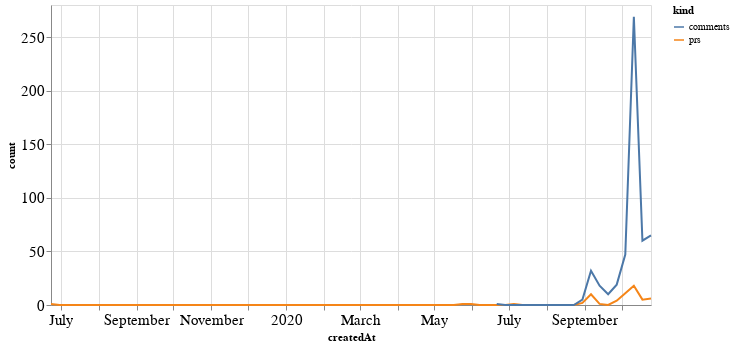

Notebook code for this chart:
### Code cell
alt.Chart(total_time, width=600).mark_line().encode(
    x='createdAt',
    y='count',
    color='kind'
)

### Figure 1 — Vega-Lite specification as saved in the notebook (floating-point values rounded to 4 significant figures; data arrays with more than 128 entries replaced by an {"elided": "..."} marker saying what was removed)
{"config": {"axisLeft": {"labelFontSize": 15}, "axisBottom": {"labelFontSize": 15}}, "data": {"name": "data-9036f9bceb8889763d204f062dbb0a08"}, "mark": "line", "encoding": {"color": {"type": "nominal", "field": "kind"}, "x": {"type": "temporal", "field": "createdAt"}, "y": {"type": "quantitative", "field": "count"}}, "width": 600, "$schema": "https://vega.github.io/schema/vega-lite/v4.8.1.json", "datasets": {"data-9036f9bceb8889763d204f062dbb0a08": {"elided": "142 records"}}}
